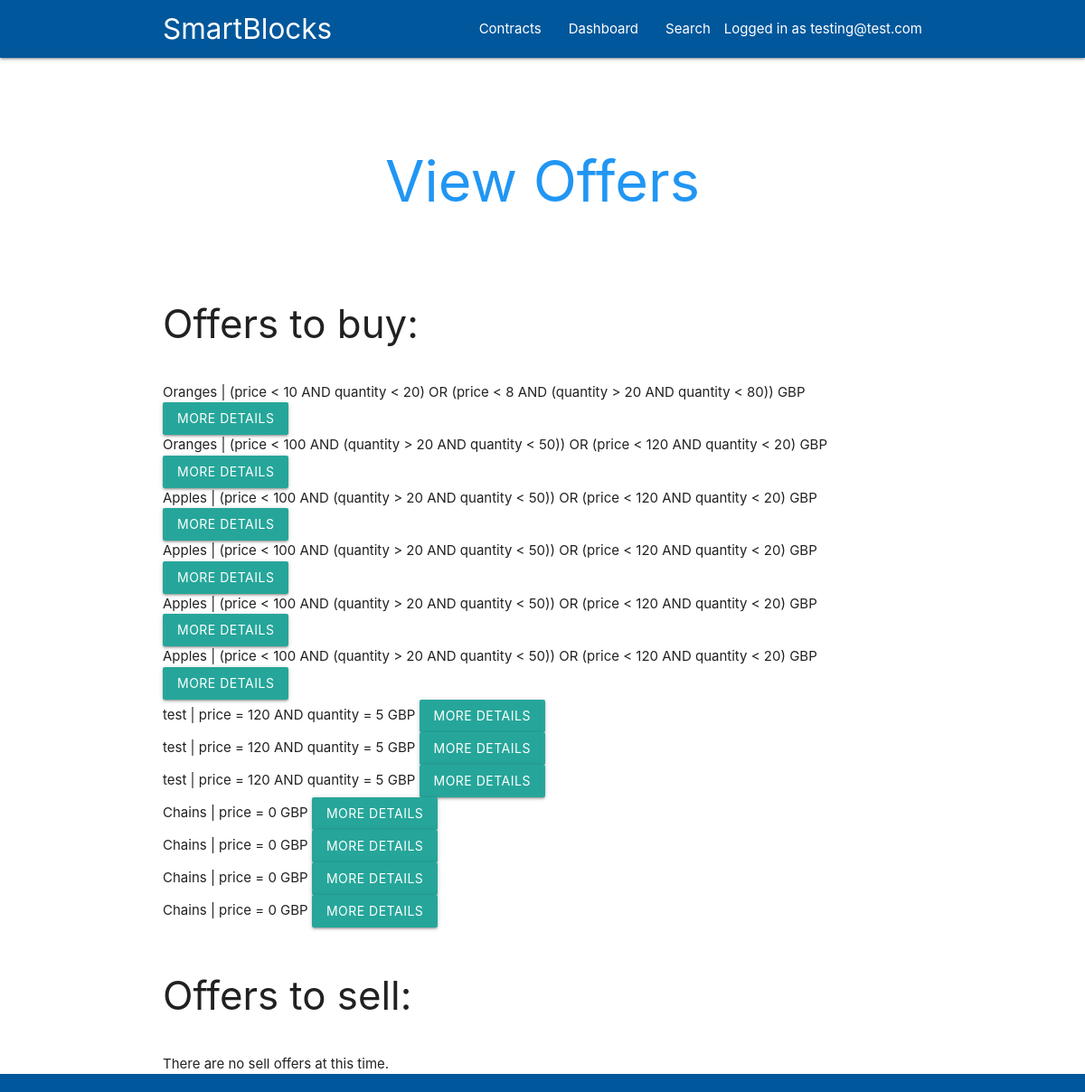
Screenshot of /webapp/offers/ (signed in) with the database file from the repository.
### webapp/models.py (models this page shows, shortened)
class Offer(models.Model):
    buyer = models.ForeignKey(settings.AUTH_USER_MODEL, on_delete=models.CASCADE, related_name="b",null=True)
    seller = models.ForeignKey(settings.AUTH_USER_MODEL, on_delete=models.CASCADE, related_name="s", null=True)
    asset_name = models.CharField(max_length=100)
    condition_help = "Keywords: <span class='keyword'>AND</span>, <span class='keyword'>OR</span>.</br>Operations: <, >, =</br>Variables: <span class='variable'>price</span>, <span class='variable'>quantity</span></br>Use parentheses to group statements.</br></br>Example:</br> (<span class='variable'>price</span> < 100 <span class='keyword'>AND</span> (<span class='variable'>quantity</span> > 20 <span class='keyword'>AND</span> <span class='variable'>quantity</span> < 50)) </br><span class='keyword'>OR</span> (<span class='variable'>price</span> < 120 <span class='keyword'>AND</span> <span class='variable'>quantity</span> < 20)"
    completion_condition = models.CharField(max_length=256, help_text=condition_help)
    unit = models.CharField(max_length=10)
    GBP = 'GBP'
    USD = 'USD'
    BTC = 'BTC'
    CURRENCY_CHOICES = ((GBP, 'GBP'), (USD, 'USD'), (BTC, 'BTC'))
    currency = models.CharField(max_length=3, choices=CURRENCY_CHOICES, default=GBP)
    quantity = models.DecimalField(default=0, max_digits=20,decimal_places=4)
    price = models.DecimalField(default=0, max_digits=30, decimal_places=10)
    BUY = 'Buy'
    SELL = 'Sell'
    CONTRACT_CHOICES = ((BUY, 'BUY'),(SELL, 'SELL'))
    contract_type = models.CharField(max_length=4, choices=CONTRACT_CHOICES, default=BUY)

### webapp/views.py (the view)
# urls.py: path('offers/', views.offers, name='offers'),
@login_required
def offers(request):
    buy_offers = Offer.objects.filter(seller=None).exclude(buyer=request.user)
    sell_offers = Offer.objects.filter(buyer=None).exclude(seller=request.user)
    return render(request, 'webapp/offers.html', {'buy_offers':buy_offers,'sell_offers':sell_offers})

### webapp/templates/webapp/offers.html (shortened to what this page needs)
{% extends 'base.html' %}
{% block header %}
      <h1 class="header center blue-text">View Offers</h1>
{% endblock %}
{% block content %}
<h3>Offers to buy:</h3><br>
{% if buy_offers.first is not None %}
{% for offer in buy_offers %}
{{ offer.asset_name }} | {{ offer.completion_condition }} {{ offer.currency }} <a class="btn" href="{% url 'webapp:details' offer.id %}">More details</a><br>
{% endfor %}
{% else %}
There are no buy offers at this time.
{% endif %}
<br>
<h3>Offers to sell:</h3><br>
{% if sell_offers.first is not None %}
{% for offer in sell_offers %}
{{ offer.asset_name }} | {{ offer.completion_condition }} {{ offer.currency }} <a class="btn" href="{% url 'webapp:details' offer.id %}">More details</a><br>
{% endfor %}
{% else %}
There are no sell offers at this time.
{% endif %}
{% endblock %}

### webapp/templates/base.html (shortened to what this page needs)
{% load static %}
<!DOCTYPE html>
<html lang="en">
<head>
	<link href="{% static 'webapp/css/materialize.min.css' %}" type="text/css" rel="stylesheet" media="screen,projection"/>
	<link href="{% static 'webapp/css/style.css' %}" type="text/css" rel="stylesheet" media="screen,projection"/>
</head>
<body>
	<nav class="light-blue darken-4" role="navigation">
	<div class="nav-wrapper container"><a id="logo-container" href="{% url 'webapp:index' %}" class="brand-logo">SmartBlocks</a>
	<ul class="right hide-on-med-and-down">
		<li><a class='dropdown-trigger' data-target='dropdown1'>Contracts</a></li>
		<li><a href="{% url 'webapp:mySmartBlocks' %}">Dashboard</a></li>
		<li><a href="{% url 'webapp:searchOffer' %}">Search</a></li>
		{% if user.is_authenticated %}
		<li>Logged in as {{ request.user }}</li>
		{% else %}
		</li>Not logged in</li>
		{% endif %}
	</ul>
	</div>
	</nav>
	<div class="section no-pad-bot" id="index-banner">
		<div class="container">
			<br><br>
			{% block header %}
			{% endblock %}
			<br><br>
		</div>
	</div>
	<div class="container content">
		{% block content %}
		{% endblock %}
	</div>
	<footer class="page-footer light-blue darken-4">
	</footer>
</body>
</html>

### webapp/static/webapp/css/style.css (style rules this page uses)
html, body { height: 100%; }
body { display: flex; flex-direction: column; }
.content { flex: 1 0 auto; }
.page-footer { flex-shrink: 0; }

### rows the page displays
Offer: asset_name "Oranges", completion_condition "(price < 10 AND quantity < 20) OR (price < 8 AND (quantity > 20 AND quantity < 80))", currency "GBP"
Offer: asset_name "Oranges", completion_condition "(price < 100 AND (quantity > 20 AND quantity < 50)) OR (price < 120 AND quantity < 20)", currency "GBP"
Offer: asset_name "Apples", completion_condition "(price < 100 AND (quantity > 20 AND quantity < 50)) OR (price < 120 AND quantity < 20)", currency "GBP"
Offer: asset_name "Apples", completion_condition "(price < 100 AND (quantity > 20 AND quantity < 50)) OR (price < 120 AND quantity < 20)", currency "GBP"
Offer: asset_name "Apples", completion_condition "(price < 100 AND (quantity > 20 AND quantity < 50)) OR (price < 120 AND quantity < 20)", currency "GBP"
Offer: asset_name "Apples", completion_condition "(price < 100 AND (quantity > 20 AND quantity < 50)) OR (price < 120 AND quantity < 20)", currency "GBP"
Offer: asset_name "test", completion_condition "price = 120 AND quantity = 5", currency "GBP"
Offer: asset_name "test", completion_condition "price = 120 AND quantity = 5", currency "GBP"
Offer: asset_name "test", completion_condition "price = 120 AND quantity = 5", currency "GBP"
Offer: asset_name "Chains", completion_condition "price = 0", currency "GBP"
Offer: asset_name "Chains", completion_condition "price = 0", currency "GBP"
Offer: asset_name "Chains", completion_condition "price = 0", currency "GBP"
Offer: asset_name "Chains", completion_condition "price = 0", currency "GBP"

### other values shown
{{ request.user }} "testing@test.com"
